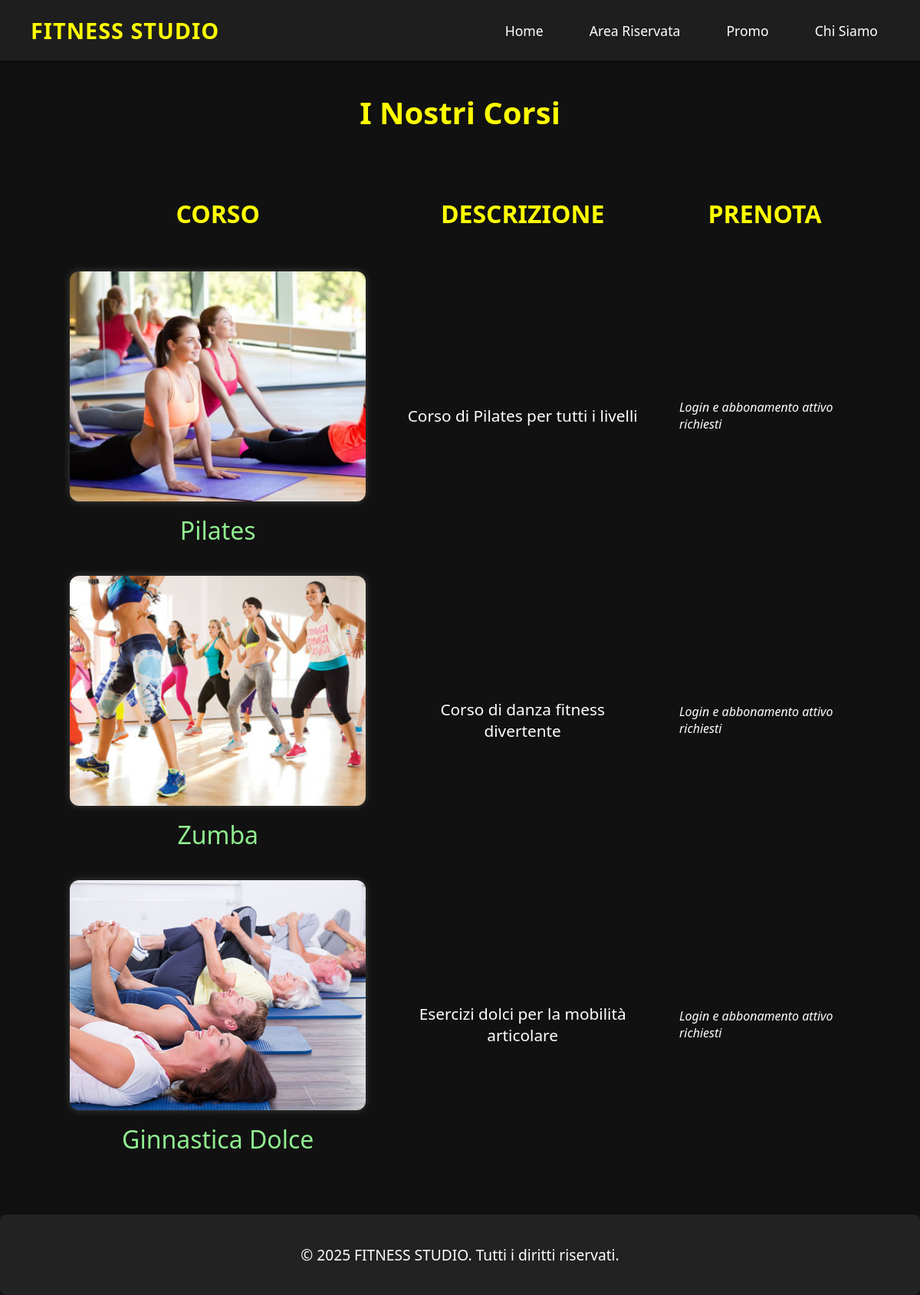
Screenshot of /site/corsi.php with the database file from the repository.
### tables this page shows
CREATE TABLE corsi (
    id_corso INT AUTO_INCREMENT PRIMARY KEY,
    nome_corso VARCHAR(100) NOT NULL,
    descrizione TEXT,
    durata_lezione INT NOT NULL,  
    posti_totali INT NOT NULL DEFAULT 20
);

### site/corsi.php (the view, shortened to what this page needs)
<?php
include 'db.php';
$id_user = $_SESSION['id_user'] ?? null;
$has_active_abbonamento = false;
$corsi = [];
$result = $conn->query("SELECT id_corso, nome_corso, descrizione FROM corsi");
if ($result) {
    while ($row = $result->fetch_assoc()) {
        $corsi[] = $row;
    }
}
?>
<!DOCTYPE html>
<html lang="it">
<head>
    <link rel="stylesheet" href="style/corsi.css" type="text/css" />
</head>
<body>
<div id="header" class="main-header">
    <div class="logo">FITNESS STUDIO</div>
    <ul class="main-menu">
        <li><a href="home_page.php">Home</a></li>
        <?php if (!$id_user): ?>
            <li><a href="login.php">Area Riservata</a></li>
        <?php else: ?>
            <li><a href="stato_abbonamento.php">Stato abbonamento</a></li>
            <li><a href="logout.php">Logout</a></li>
        <?php endif; ?>
        <li><a href="promo.php">Promo</a></li>
        <li><a href="Chi_Siamo.php">Chi Siamo</a></li>
    </ul>
</div>
<h1>I Nostri Corsi</h1>
<table>
    <tr>
        <th><p class="tb_desc">CORSO</p></th>
        <th><p class="tb_desc">DESCRIZIONE</p></th>
        <th><p class="tb_desc">PRENOTA</p></th>
    </tr>
    <?php
    $imgMap = [
        'Pilates' => 'Pilates.png',
        'Funzionale' => 'Funzionale.png',
        'Zumba' => 'Zumba.png',
        'Ginnastica Dolce' => 'GinnasticaDolce.png'
    ];
    ?>
    <?php foreach ($corsi as $corso): ?>
    <tr>
        <td>
            <?php
            $imgFile = $imgMap[$corso['nome_corso']] ?? 'default.png';
            ?>
            <img src="img/<?= htmlspecialchars($imgFile) ?>"
                 alt="Immagine corso <?= htmlspecialchars($corso['nome_corso']) ?>"
                 class="corso-img" />
            <p class="nome"><?= htmlspecialchars($corso['nome_corso']) ?></p>
        </td>
        <td>
            <p class="descrizione"><?= nl2br(htmlspecialchars($corso['descrizione'])) ?></p>
        </td>
        <td>
            <?php if ($id_user && $has_active_abbonamento): ?>
                <input type="button"
                       id="btn_<?= (int)$corso['id_corso'] ?>"
                       class="btn-prenota"
                       value="Prenota"
                       onclick="prenotaCorso(<?= (int)$corso['id_corso'] ?>)" />
            <?php else: ?>
                <em>Login e abbonamento attivo richiesti</em>
            <?php endif; ?>
        </td>
    </tr>
    <?php endforeach; ?>
</table>
<div id="footer">
    <p>&copy; 2025 FITNESS STUDIO. Tutti i diritti riservati.</p>
</div>
</body>
</html>

### site/style/corsi.css (style rules this page uses)
body, html { margin: 0; padding: 0; font-family: 'Segoe UI', sans-serif; background-color: #111; color: white; }
.main-header { display: flex; justify-content: space-between; align-items: center; background-color: #1e1e1e; padding: 20px 40px; box-shadow: 0 2px 5px rgba(0,0,0,0.5); position: sticky; top: 0; z-index: 1000; }
.logo { font-size: 1.8rem; color: yellow; font-weight: bold; letter-spacing: 1px; }
.main-menu { list-style: none; display: flex; gap: 30px; margin: 0; padding: 0; }
.main-menu li { display: inline; }
.main-menu a { color: white; text-decoration: none; font-size: 1.1rem; padding: 10px 15px; border-radius: 5px; transition: background 0.3s, color 0.3s; }
h1 { text-align: center; font-size: 2.5rem; color: yellow; margin-top: 40px; margin-bottom: 30px; }
table { width: 90%; margin: 0 auto 40px auto; border-collapse: separate; border-spacing: 30px 20px; }
.tb_desc { color: yellow; font-size: 2rem; text-align: center; margin-bottom: 1em; }
.nome { color: lightgreen; font-size: 2rem; text-align: center; margin: 0.5em 0; }
.descrizione { font-size: 1.3rem; text-align: center; padding: 0 1em; }
img { width: 100%; max-width: 500px; height: 300px; object-fit: cover; border-radius: 12px; box-shadow: 0 0 10px rgba(255,255,255,0.2); display: block; margin: 0 auto; }
#footer { text-align: center; font-size: 1.2rem; padding: 20px; background-color: #222; border-radius: 8px; margin-top: 40px; }

### rows the page displays
corsi: nome_corso (picture), nome_corso "Pilates", descrizione "Corso di Pilates per tutti i livelli"
corsi: nome_corso (picture), nome_corso "Zumba", descrizione "Corso di danza fitness divertente"
corsi: shows a picture, nome_corso "Ginnastica Dolce", descrizione "Esercizi dolci per la mobilità articolare"
